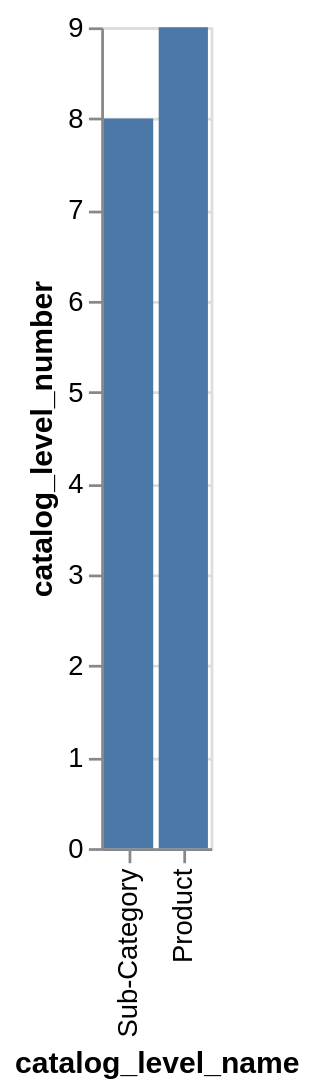

The specification (Vega-Lite) saved for this image:
### Vega-Lite specification from a JSON file in a GitHub repository (floating-point values rounded to 4 significant figures)
{"data": {"values": [{"x_data": "Sub-Category", "y_data": 8}, {"x_data": "Product", "y_data": 9}]}, "mark": "bar", "encoding": {"x": {"field": "x_data", "type": "nominal", "title": "catalog_level_name", "sort": {"op": "sum", "field": "y_data", "order": "ascending"}}, "y": {"field": "y_data", "type": "quantitative", "title": "catalog_level_number"}}}
